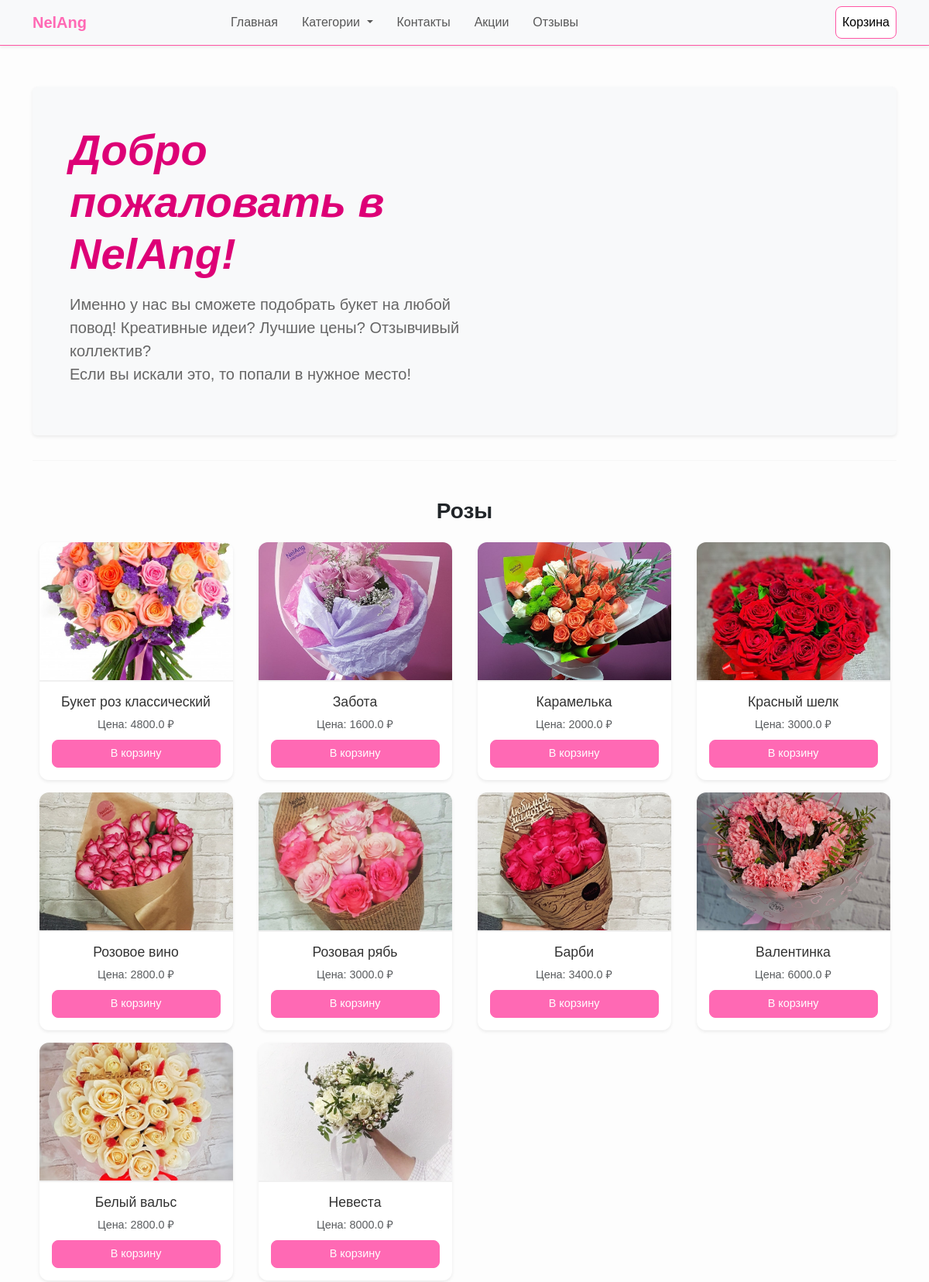
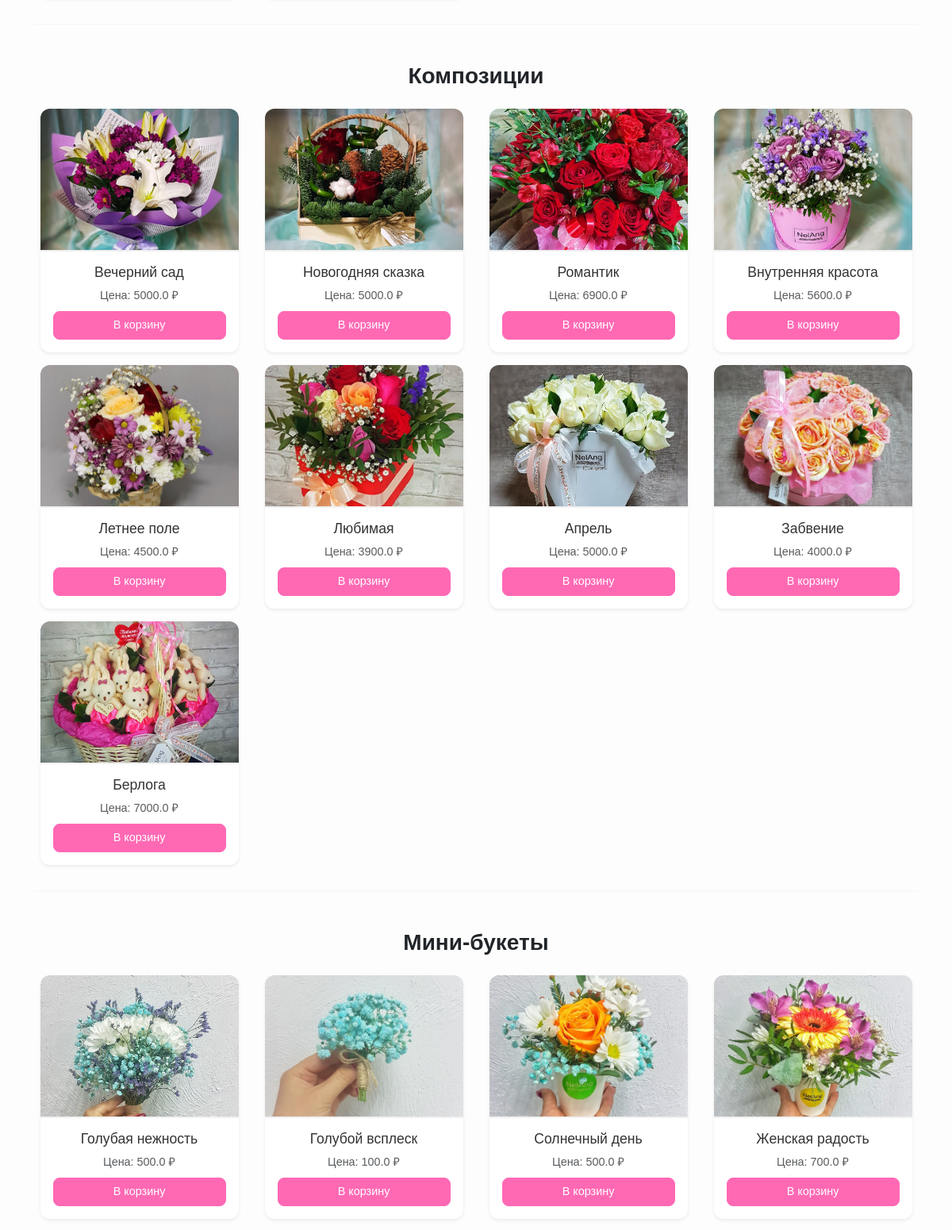
The page / (upper part) on the database its author committed (2 pictures, top to bottom).
### app.py (models this page shows, shortened)
class Category(db.Model):
    id = db.Column(db.Integer, primary_key=True)
    name = db.Column(db.String(50), nullable=False)
    products = db.relationship('Product', backref='category', lazy=True)

class Product(db.Model):
    id = db.Column(db.Integer, primary_key=True)
    name = db.Column(db.String(100), nullable=False)
    price = db.Column(db.Float, nullable=False)
    image = db.Column(db.String(200), nullable=False)
    category_id = db.Column(db.Integer, db.ForeignKey('category.id'), nullable=False)

### app.py (the view)
@app.route('/')
def index():
    categories = Category.query.all()
    products = Product.query.all()
    cart_count = sum(session['cart'].values()) if 'cart' in session and isinstance(session['cart'], dict) else 0
    return render_template('index.html', categories=categories, products=products, cart_count=cart_count)

### app.py (called while the page is built)
@app.context_processor
def utility_processor():
    def get_categories():
        return Category.query.all()
    return dict(get_categories=get_categories)

### templates/index.html
{% extends "base.html" %}
{% block content %}
<div class="container py-5">
    <div class="p-4 p-md-5 mb-4 rounded text-body-emphasis text-bg-light shadow-sm">
        <div class="col-lg-6 px-0">
            <h1 class="display-4 fst-italic">Добро пожаловать в NelAng!</h1>
            <p class="lead my-3">Именно у нас вы сможете подобрать букет на любой повод! Креативные идеи? Лучшие цены? Отзывчивый коллектив? <br> Если вы искали это, то попали в нужное место!</p>
        </div>
    </div>
    {% for category in categories %}
        <hr class="featurette-divider">
        <h3 id="category-{{ category.id }}" class="mt-5 mb-4 fw-semibold text-center">{{ category.name }}</h3>
        <div class="row row-cols-1 row-cols-md-3 row-cols-lg-4 g-3">
            {% for product in products if product.category_id == category.id %}
                <div class="col">
                    <div class="card h-100 shadow-sm product-card">
                        <img src="{{ product.image }}" class="card-img-top" alt="{{ product.name }}">
                        <div class="card-body text-center">
                            <h5 class="card-title">{{ product.name }}</h5>
                            <p class="card-text text-muted mb-2">Цена: {{ product.price }} ₽</p>
                            <a href="{{ url_for('add_to_cart', product_id=product.id) }}" class="btn btn-primary btn-sm w-100">В корзину</a>
                        </div>
                    </div>
                </div>
            {% endfor %}
        </div>
    {% endfor %}
</div>
{% endblock %}

### templates/base.html (shortened to what this page needs)
<!DOCTYPE html>
<html lang="ru">
<head>
    <link href="https://cdn.jsdelivr.net/npm/bootstrap@5.3.0/dist/css/bootstrap.min.css" rel="stylesheet">
    <link rel="stylesheet" href="{{ url_for('static', filename='css/style.css') }}">
</head>
<body>
    <nav class="navbar navbar-expand-lg navbar-light bg-light shadow-sm fixed-top">
        <div class="container">
            <a class="navbar-brand fw-bold" href="/">NelAng</a>
            <div class="collapse navbar-collapse" id="navbarNav">
                <ul class="navbar-nav mx-auto">
                    <li class="nav-item">
                        <a class="nav-link" href="/">Главная</a>
                    </li>
                    <li class="nav-item dropdown">
                        <a class="nav-link dropdown-toggle" href="#" id="categoriesDropdown" role="button"
                           data-bs-toggle="dropdown" aria-expanded="false">
                            Категории
                        </a>
                    </li>
                    <li class="nav-item">
                        <a class="nav-link" href="/contacts">Контакты</a>
                    </li>
                    <li class="nav-item">
                        <a class="nav-link" href="/promotions">Акции</a>
                    </li>
                    <li class="nav-item">
                        <a class="nav-link" href="/reviews">Отзывы</a>
                    </li>
                </ul>
                <ul class="navbar-nav ms-auto">
                    <li class="nav-item">
                        <a class="nav-link cart-link" href="/cart">
                            Корзина
                        </a>
                    </li>
                </ul>
            </div>
        </div>
    </nav>
    <main class="flex-grow-1 mt-5 pt-3">
        {% block content %}{% endblock %}
    </main>
</body>
</html>

### static/css/style.css (style rules this page uses)
body { background-color: #fdfdfd; font-family: 'Arial', sans-serif; min-height: 100vh; display: flex; flex-direction: column; }
html { scroll-behavior: smooth; }
.navbar { background-color: #fff; border-bottom: 1px solid #ff55a4; }
.navbar-brand { color: #ff69b4 !important; }
.nav-link { padding: 0.5rem 1rem; transition: color 0.3s ease; }
.navbar-nav { gap: 15px; }
.cart-link { background-color: #ffffff; color: #000000 !important; border-radius: 8px; padding: 0.5rem 1.2rem; border: 1px solid #ff55a4; transition: background-color 0.3s; }
.text-bg-light { background-color: #f8f9fa !important; border-radius: 15px; transition: transform 0.3s ease; }
.display-4 { color: #dd0076; font-weight: 600; }
.lead { color: #666; }
.product-card { border: none; border-radius: 12px; overflow: hidden; transition: transform 0.3s ease, box-shadow 0.3s ease; max-width: 250px; margin: 0 auto; }
.card-img-top { height: 180px; object-fit: cover; border-bottom: 2px solid #f0f0f0; }
.card-body { padding: 1rem; }
.card-title { font-size: 1.1rem; margin-bottom: 0.5rem; color: #333; }
.card-text { font-size: 0.9rem; color: #888; }
.btn-primary { background-color: #ff69b4; border-color: #ff69b4; border-radius: 8px; padding: 0.4rem 0.8rem; font-size: 0.9rem; transition: background-color 0.3s ease, transform 0.2s ease; }
.featurette-divider { border-color: #ddd; margin: 2rem 0; }
main { padding-top: 70px; }

### rows shown on the page
Category: name "Розы"
Product: image (picture), name "Букет роз классический", price "4800.0"
Product: image (picture), name "Забота", price "1600.0"
Product: image (picture), name "Карамелька", price "2000.0"
Product: image (picture), name "Красный шелк", price "3000.0"
Product: image (picture), name "Розовое вино", price "2800.0"
Product: image (picture), name "Розовая рябь", price "3000.0"
Product: image (picture), name "Барби", price "3400.0"
Product: image (picture), name "Валентинка", price "6000.0"
Product: image (picture), name "Белый вальс", price "2800.0"
Product: image (picture), name "Невеста", price "8000.0"
Category: name "Композиции"
Product: image (picture), name "Вечерний сад", price "5000.0"
Product: image (picture), name "Новогодняя сказка", price "5000.0"
Product: image (picture), name "Романтик", price "6900.0"
Product: image (picture), name "Внутренняя красота", price "5600.0"
Product: image (picture), name "Летнее поле", price "4500.0"
Product: image (picture), name "Любимая", price "3900.0"
Product: image (picture), name "Апрель", price "5000.0"
Product: image (picture), name "Забвение", price "4000.0"
Product: image (picture), name "Берлога", price "7000.0"
Category: name "Мини-букеты"
Product: image (picture), name "Голубая нежность", price "500.0"
Product: image (picture), name "Голубой всплеск", price "100.0"
Product: image (picture), name "Солнечный день", price "500.0"
Product: image (picture), name "Женская радость", price "700.0"
